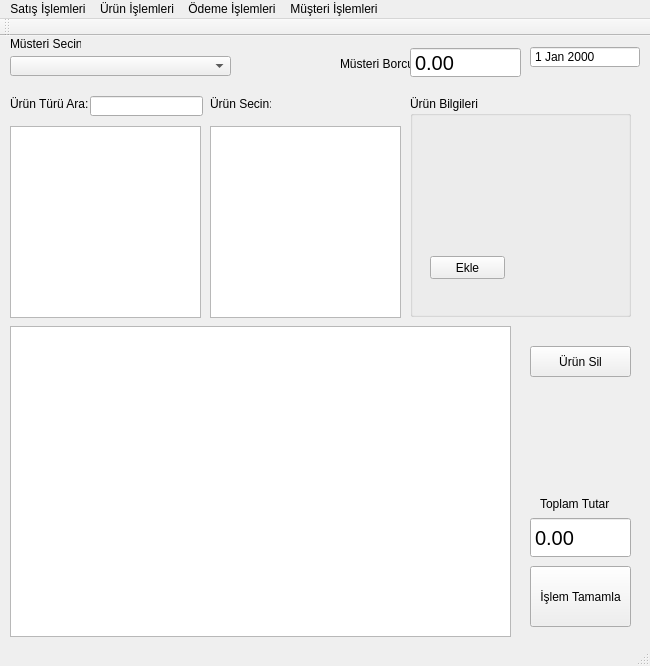
<?xml version="1.0" encoding="UTF-8"?>
<ui version="4.0">
 <class>BiskuviSatis</class>
 <widget class="QMainWindow" name="BiskuviSatis">
  <property name="geometry">
   <rect>
    <x>0</x>
    <y>0</y>
    <width>650</width>
    <height>666</height>
   </rect>
  </property>
  <property name="windowTitle">
   <string>Bisküvi Satisi</string>
  </property>
  <widget class="QWidget" name="centralWidget">
   <widget class="QLabel" name="label">
    <property name="geometry">
     <rect>
      <x>10</x>
      <y>0</y>
      <width>71</width>
      <height>16</height>
     </rect>
    </property>
    <property name="text">
     <string>Müsteri Secin:</string>
    </property>
   </widget>
   <widget class="QLineEdit" name="UtAraTxt">
    <property name="geometry">
     <rect>
      <x>90</x>
      <y>60</y>
      <width>113</width>
      <height>20</height>
     </rect>
    </property>
   </widget>
   <widget class="QLabel" name="label_2">
    <property name="geometry">
     <rect>
      <x>10</x>
      <y>60</y>
      <width>81</width>
      <height>16</height>
     </rect>
    </property>
    <property name="text">
     <string>Ürün Türü Ara:</string>
    </property>
   </widget>
   <widget class="QListWidget" name="UtLw">
    <property name="geometry">
     <rect>
      <x>10</x>
      <y>90</y>
      <width>191</width>
      <height>192</height>
     </rect>
    </property>
   </widget>
   <widget class="QListWidget" name="ULw">
    <property name="geometry">
     <rect>
      <x>210</x>
      <y>90</y>
      <width>191</width>
      <height>192</height>
     </rect>
    </property>
   </widget>
   <widget class="QLabel" name="label_3">
    <property name="geometry">
     <rect>
      <x>210</x>
      <y>60</y>
      <width>61</width>
      <height>16</height>
     </rect>
    </property>
    <property name="text">
     <string>Ürün Secin:</string>
    </property>
   </widget>
   <widget class="QGroupBox" name="groupBox">
    <property name="geometry">
     <rect>
      <x>410</x>
      <y>60</y>
      <width>221</width>
      <height>221</height>
     </rect>
    </property>
    <property name="title">
     <string>Ürün Bilgileri</string>
    </property>
    <widget class="QPushButton" name="ekleButon">
     <property name="geometry">
      <rect>
       <x>20</x>
       <y>160</y>
       <width>75</width>
       <height>23</height>
      </rect>
     </property>
     <property name="text">
      <string>Ekle</string>
     </property>
    </widget>
    <widget class="QWidget" name="layoutWidget">
     <property name="geometry">
      <rect>
       <x>20</x>
       <y>120</y>
       <width>84</width>
       <height>22</height>
      </rect>
     </property>
     <layout class="QHBoxLayout" name="horizontalLayout">
      <item>
       <widget class="QLabel" name="label_7">
        <property name="text">
         <string>Adet:</string>
        </property>
        <property name="buddy">
         <cstring>AdetSb</cstring>
        </property>
       </widget>
      </item>
      <item>
       <widget class="QSpinBox" name="AdetSb">
        <property name="minimum">
         <number>1</number>
        </property>
        <property name="maximum">
         <number>9999</number>
        </property>
       </widget>
      </item>
     </layout>
    </widget>
    <widget class="QWidget" name="layoutWidget">
     <property name="geometry">
      <rect>
       <x>20</x>
       <y>90</y>
       <width>116</width>
       <height>22</height>
      </rect>
     </property>
     <layout class="QHBoxLayout" name="horizontalLayout_2">
      <item>
       <widget class="QLabel" name="label_6">
        <property name="text">
         <string>Birim Fiyatı:</string>
        </property>
        <property name="buddy">
         <cstring>BFiyatDsb</cstring>
        </property>
       </widget>
      </item>
      <item>
       <widget class="QDoubleSpinBox" name="BFiyatDsb"/>
      </item>
     </layout>
    </widget>
    <widget class="QWidget" name="layoutWidget">
     <property name="geometry">
      <rect>
       <x>20</x>
       <y>60</y>
       <width>191</width>
       <height>22</height>
      </rect>
     </property>
     <layout class="QHBoxLayout" name="horizontalLayout_3">
      <item>
       <widget class="QLabel" name="label_5">
        <property name="text">
         <string>Ürün Adi:</string>
        </property>
        <property name="buddy">
         <cstring>UAdBilgiTxt</cstring>
        </property>
       </widget>
      </item>
      <item>
       <widget class="QLineEdit" name="UAdBilgiTxt"/>
      </item>
     </layout>
    </widget>
    <widget class="QWidget" name="layoutWidget">
     <property name="geometry">
      <rect>
       <x>20</x>
       <y>30</y>
       <width>193</width>
       <height>22</height>
      </rect>
     </property>
     <layout class="QHBoxLayout" name="horizontalLayout_4">
      <item>
       <widget class="QLabel" name="label_4">
        <property name="text">
         <string>Ürün Türü:</string>
        </property>
        <property name="buddy">
         <cstring>UTBilgiTxt</cstring>
        </property>
       </widget>
      </item>
      <item>
       <widget class="QLineEdit" name="UTBilgiTxt"/>
      </item>
     </layout>
    </widget>
   </widget>
   <widget class="QTableWidget" name="tableWidget">
    <property name="geometry">
     <rect>
      <x>10</x>
      <y>290</y>
      <width>501</width>
      <height>311</height>
     </rect>
    </property>
   </widget>
   <widget class="QPushButton" name="silButon">
    <property name="geometry">
     <rect>
      <x>530</x>
      <y>310</y>
      <width>101</width>
      <height>31</height>
     </rect>
    </property>
    <property name="text">
     <string>Ürün Sil</string>
    </property>
   </widget>
   <widget class="QPushButton" name="TamamButon">
    <property name="geometry">
     <rect>
      <x>530</x>
      <y>530</y>
      <width>101</width>
      <height>61</height>
     </rect>
    </property>
    <property name="text">
     <string>İşlem Tamamla</string>
    </property>
   </widget>
   <widget class="QLabel" name="label_8">
    <property name="geometry">
     <rect>
      <x>340</x>
      <y>20</y>
      <width>71</width>
      <height>16</height>
     </rect>
    </property>
    <property name="text">
     <string>Müsteri Borcu:</string>
    </property>
   </widget>
   <widget class="QDoubleSpinBox" name="mBorcDsb">
    <property name="geometry">
     <rect>
      <x>410</x>
      <y>11</y>
      <width>111</width>
      <height>31</height>
     </rect>
    </property>
    <property name="font">
     <font>
      <pointsize>15</pointsize>
     </font>
    </property>
    <property name="readOnly">
     <bool>true</bool>
    </property>
    <property name="buttonSymbols">
     <enum>QAbstractSpinBox::NoButtons</enum>
    </property>
    <property name="minimum">
     <double>-99999.990000000005239</double>
    </property>
    <property name="maximum">
     <double>99999.990000000005239</double>
    </property>
   </widget>
   <widget class="QDoubleSpinBox" name="topTutarDsb">
    <property name="enabled">
     <bool>true</bool>
    </property>
    <property name="geometry">
     <rect>
      <x>530</x>
      <y>481</y>
      <width>101</width>
      <height>41</height>
     </rect>
    </property>
    <property name="font">
     <font>
      <pointsize>15</pointsize>
     </font>
    </property>
    <property name="readOnly">
     <bool>true</bool>
    </property>
    <property name="buttonSymbols">
     <enum>QAbstractSpinBox::NoButtons</enum>
    </property>
    <property name="maximum">
     <double>99999.990000000005239</double>
    </property>
   </widget>
   <widget class="QLabel" name="label_9">
    <property name="geometry">
     <rect>
      <x>540</x>
      <y>460</y>
      <width>71</width>
      <height>16</height>
     </rect>
    </property>
    <property name="text">
     <string>Toplam Tutar</string>
    </property>
   </widget>
   <widget class="QDateEdit" name="dateEdit">
    <property name="geometry">
     <rect>
      <x>530</x>
      <y>10</y>
      <width>110</width>
      <height>22</height>
     </rect>
    </property>
    <property name="readOnly">
     <bool>true</bool>
    </property>
    <property name="buttonSymbols">
     <enum>QAbstractSpinBox::NoButtons</enum>
    </property>
   </widget>
   <widget class="QComboBox" name="comboBox">
    <property name="geometry">
     <rect>
      <x>10</x>
      <y>20</y>
      <width>221</width>
      <height>20</height>
     </rect>
    </property>
    <property name="minimumSize">
     <size>
      <width>0</width>
      <height>0</height>
     </size>
    </property>
    <property name="font">
     <font>
      <stylestrategy>PreferDefault</stylestrategy>
     </font>
    </property>
    <property name="maxVisibleItems">
     <number>20</number>
    </property>
   </widget>
   <zorder>comboBox</zorder>
   <zorder>label</zorder>
   <zorder>UtAraTxt</zorder>
   <zorder>label_2</zorder>
   <zorder>UtLw</zorder>
   <zorder>ULw</zorder>
   <zorder>label_3</zorder>
   <zorder>groupBox</zorder>
   <zorder>tableWidget</zorder>
   <zorder>silButon</zorder>
   <zorder>TamamButon</zorder>
   <zorder>label_8</zorder>
   <zorder>mBorcDsb</zorder>
   <zorder>topTutarDsb</zorder>
   <zorder>label_9</zorder>
   <zorder>dateEdit</zorder>
  </widget>
  <widget class="QMenuBar" name="menuBar">
   <property name="geometry">
    <rect>
     <x>0</x>
     <y>0</y>
     <width>650</width>
     <height>21</height>
    </rect>
   </property>
   <widget class="QMenu" name="menuSat_lemleri">
    <property name="title">
     <string>Satış İşlemleri</string>
    </property>
    <addaction name="actionBisk_vi_Sati"/>
    <addaction name="actionBisk_vi_Sat"/>
   </widget>
   <widget class="QMenu" name="menu_r_n_lemleri">
    <property name="title">
     <string>Ürün İşlemleri</string>
    </property>
    <addaction name="action_r_n_G_ncelleme"/>
    <addaction name="action_r_n_Ekleme"/>
    <addaction name="action_r_n_Ekleme_S_al"/>
    <addaction name="action_r_n_Ekleme_S_r_al"/>
    <addaction name="action_r_n_T_r_Ekleme"/>
   </widget>
   <widget class="QMenu" name="menu_deme_lemleri">
    <property name="title">
     <string>Ödeme İşlemleri</string>
    </property>
    <addaction name="action_deme_lemleri"/>
   </widget>
   <widget class="QMenu" name="menuM_teri_lemleri">
    <property name="title">
     <string>Müşteri İşlemleri</string>
    </property>
    <addaction name="actionM_teri_Ekleme"/>
   </widget>
   <addaction name="menuSat_lemleri"/>
   <addaction name="menu_r_n_lemleri"/>
   <addaction name="menu_deme_lemleri"/>
   <addaction name="menuM_teri_lemleri"/>
  </widget>
  <widget class="QToolBar" name="mainToolBar">
   <attribute name="toolBarArea">
    <enum>TopToolBarArea</enum>
   </attribute>
   <attribute name="toolBarBreak">
    <bool>false</bool>
   </attribute>
  </widget>
  <widget class="QStatusBar" name="statusBar"/>
  <action name="actionBisk_vi_Sati">
   <property name="text">
    <string>Sırçalı Satış</string>
   </property>
  </action>
  <action name="actionBisk_vi_Sat">
   <property name="text">
    <string>Bisküvi Satış</string>
   </property>
  </action>
  <action name="action_r_n_G_ncelleme">
   <property name="text">
    <string>Ürün Güncelleme Bisküvi</string>
   </property>
  </action>
  <action name="action_r_n_Ekleme">
   <property name="text">
    <string>Ürün Ekleme Bisküvi</string>
   </property>
  </action>
  <action name="action_r_n_Ekleme_S_al">
   <property name="text">
    <string>Ürün Güncelleme Sırçalı</string>
   </property>
  </action>
  <action name="action_r_n_Ekleme_S_r_al">
   <property name="text">
    <string>Ürün Ekleme Sırçalı</string>
   </property>
  </action>
  <action name="action_deme_lemleri">
   <property name="text">
    <string>Ödeme İşlemleri</string>
   </property>
  </action>
  <action name="action_r_n_T_r_Ekleme">
   <property name="text">
    <string>Ürün Türü Ekleme</string>
   </property>
  </action>
  <action name="actionM_teri_Ekleme">
   <property name="text">
    <string>Müşteri Ekleme</string>
   </property>
  </action>
 </widget>
 <layoutdefault spacing="6" margin="11"/>
 <resources/>
 <connections/>
</ui>
